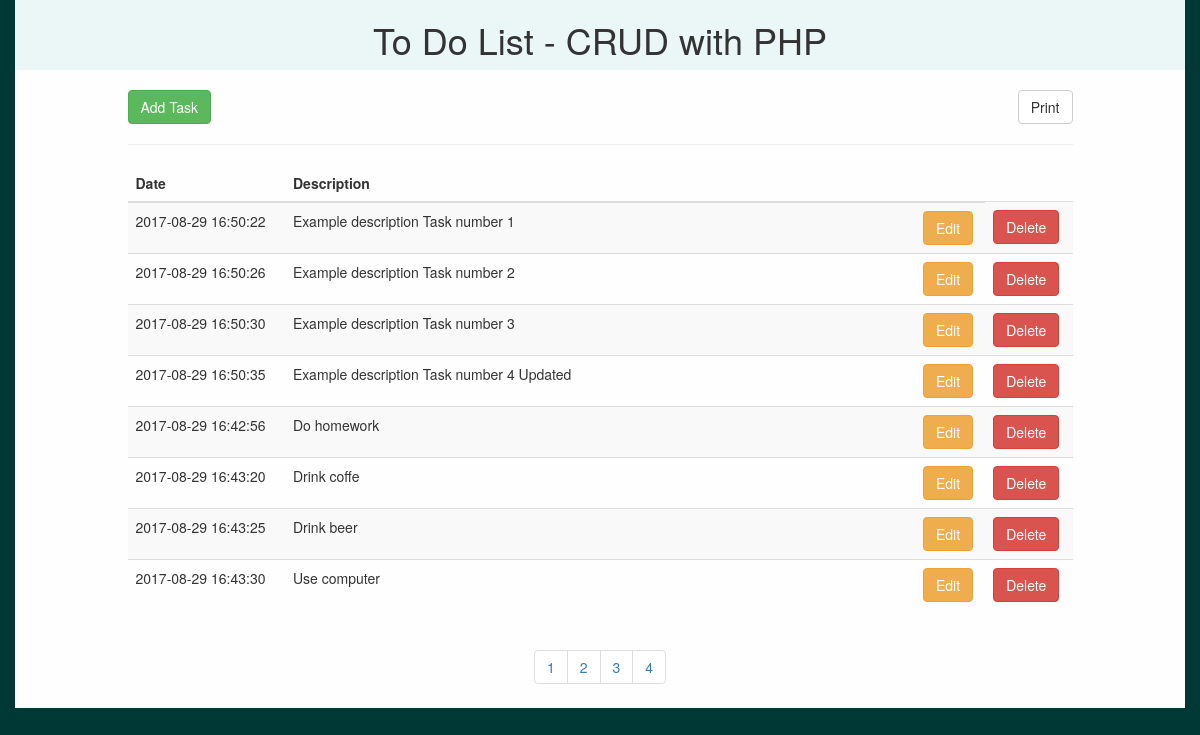
The page / on the database its author committed.
### tables this page shows
CREATE TABLE `task` (
  `id` int(11) NOT NULL,
  `datetime` datetime NOT NULL DEFAULT CURRENT_TIMESTAMP,
  `description` text NOT NULL
);

### index.php (the view, shortened to what this page needs)
<!DOCTYPE html>
<?php
    include("db.php");
    $page = (isset($_GET['page']) ? (int)$_GET['page'] : 1);
    $perPage = (isset($_GET['per-page']) && (int)$_GET['per-page'] <= 50 ? (int)$_GET['per-page'] : 8);
    $start = ($page > 1) ? ($page * $perPage) - $perPage : 0;
    $sql = "SELECT * FROM task LIMIT $start, $perPage";
    $total = $db -> query("SELECT * FROM task ORDER BY datetime DESC") -> num_rows;
    $pages = ceil($total / $perPage);
    $rows = $db -> query($sql);
?>
<html lang="en">
    <head>
        <link rel="stylesheet" type="text/css" href="style.css">
        <link rel="stylesheet" href="https://maxcdn.bootstrapcdn.com/bootstrap/3.3.7/css/bootstrap.min.css">
    </head>
    <body>
        <div class="container">
            <div class="row">
                <div class="col-md-12 header"><center><h1>To Do List - CRUD with PHP</h1></center></div>
                <div class="col-md-10 col-md-offset-1">
                    <table class="table table-striped table-hover">
                        <button type="button" class="btn btn-success" data-toggle="modal" data-target="#addTask-Modal" onClick="prepareAdd();">Add Task</button>
                        <button type="button" class="btn btn-default pull-right" onclick="print()">Print</button>
                        <hr>
                        <thead>
                            <tr>
                                <th>Date</th>
                                <th>Description</th>
                                <th></th>
                            </tr>
                        </thead>
                        <tbody>
                            <?php while($row = $rows -> fetch_assoc()):?>
                            <tr>
                                <td class="col-md-2"><?php echo $row["datetime"]; ?></td>
                                <td class="col-md-8"><?php echo $row["description"]; ?></td>
                                <td><button type="button" data-toggle="modal" data-target="#updateTask-Modal" class="btn btn-warning" onClick="prepareUpdate('<?php echo $row['id'] ?>', '<?php echo $row['description'] ?>');" >Edit</button></td>
                                <td><a href="delete.php?id=<?php echo $row['id']; ?>" class="btn btn-danger">Delete</button></td>
                            </tr>
                            <?php endwhile; ?>
                        </tbody>
                    </table>
                    <center>
                        <ul class="pagination">
                            <?php for($i = 1; $i <= $pages; $i++): ?>
                                <li><a href="?page=<?php echo $i ?>"><?php echo $i ?></a></li>
                            <?php endfor; ?>
                        </ul>
                    </center>
                </div>
            </div>
    </body>
</html>

### style.css (style rules this page uses)
body { background: #003835 !important; overflow-y: hidden; }
.container { background: #fefefe !important; }
.header { background: #eaf7f6; margin-bottom: 20px; }
h1 { font-weight: 5000 !important; }

### rows shown on the page
task: datetime "2017-08-29 16:50:22", description "Example description Task number 1"
task: datetime "2017-08-29 16:50:26", description "Example description Task number 2"
task: datetime "2017-08-29 16:50:30", description "Example description Task number 3"
task: datetime "2017-08-29 16:50:35", description "Example description Task number 4 Updated"
task: datetime "2017-08-29 16:42:56", description "Do homework"
task: datetime "2017-08-29 16:43:20", description "Drink coffe"
task: datetime "2017-08-29 16:43:25", description "Drink beer"
task: datetime "2017-08-29 16:43:30", description "Use computer"
